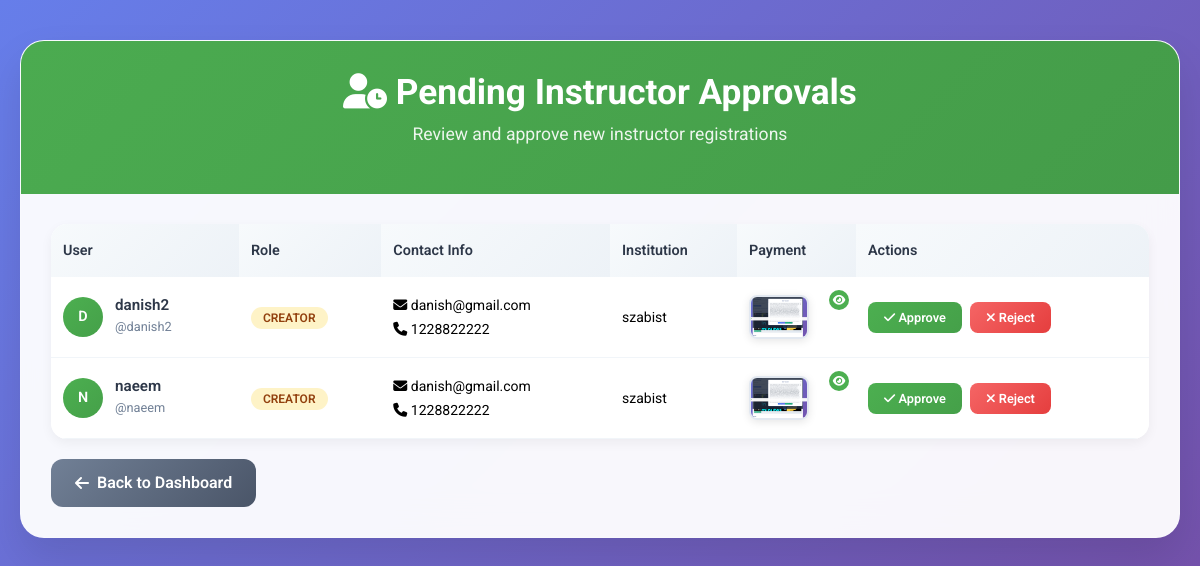
Page /admin/pending_approvals (signed in) on the committed database.
### tables this page shows
CREATE TABLE users
             (id INTEGER PRIMARY KEY, username TEXT UNIQUE, password TEXT, role TEXT, avatar TEXT, display_name TEXT, bio TEXT, notif_forum INTEGER DEFAULT 1, notif_grades INTEGER DEFAULT 1, notif_announcements INTEGER DEFAULT 1, dark_mode INTEGER DEFAULT 0, badges TEXT, points INTEGER DEFAULT 0, api_token TEXT, is_approved INTEGER DEFAULT 0, full_name TEXT, email TEXT, phone TEXT, institution TEXT, payment_screenshot TEXT, is_blocked INTEGER DEFAULT 0, created_at TEXT, logo TEXT);

### app.py (the view)
@app.route('/admin/pending_approvals')
@login_required
def pending_approvals():
    if current_user.role != 'admin':
        flash('Access denied.')
        return redirect(url_for('home_dashboard'))
    conn = sqlite3.connect('database.db')
    c = conn.cursor()
    c.execute('SELECT id, username, role, full_name, email, phone, institution, payment_screenshot FROM users WHERE is_approved=0 AND role="creator"')
    pending_users = c.fetchall()
    conn.close()
    return render_template('pending_approvals.html', pending_users=pending_users)

### app.py (called while the page is built, shortened)
@contextmanager
def get_db_connection():
    try:
        yield _local.connection
    except Exception:
        _local.connection.rollback()
        raise
    finally:
        pass

@login_manager.user_loader
def load_user(user_id):
    with get_db_connection() as conn:
        c = conn.cursor()
        c.execute('SELECT id, username, role FROM users WHERE id = ?', (user_id,))
        user_data = c.fetchone()
        if user_data:
            return User(user_data[0], user_data[1], user_data[2])
    return None

@app.context_processor
def inject_user_logo():
    if current_user.is_authenticated:
        with get_db_connection() as conn:
            c = conn.cursor()
    return {'user_logo': None}

### templates/pending_approvals.html (shortened to what this page needs)
<!DOCTYPE html>
<html lang="en">
<head>
    <link href="https://cdn.jsdelivr.net/npm/bootstrap@5.3.2/dist/css/bootstrap.min.css" rel="stylesheet">
    <link rel="stylesheet" href="https://cdnjs.cloudflare.com/ajax/libs/font-awesome/6.4.2/css/all.min.css" />
</head>
<body>
    <div class="admin-container">
        <div class="admin-card">
            <div class="admin-header">
                <h1 class="admin-title">
                    <i class="fas fa-user-clock"></i> Pending Instructor Approvals
                </h1>
                <p class="admin-subtitle">Review and approve new instructor registrations</p>
            </div>
            <div class="admin-content">
                {% if pending_users %}
                <div class="approval-table">
                    <div class="table-responsive">
                        <table class="table">
                            <thead>
                                <tr>
                                    <th>User</th>
                                    <th>Role</th>
                                    <th>Contact Info</th>
                                    <th>Institution</th>
                                    <th>Payment</th>
                                    <th>Actions</th>
                                </tr>
                            </thead>
                            <tbody>
                                {% for user in pending_users %}
                                <tr>
                                    <td>
                                        <div class="user-info">
                                            <div class="user-avatar">
                                                {{ user[1][0].upper() }}
                                            </div>
                                            <div class="user-details">
                                                <h6>{{ user[3] or user[1] }}</h6>
                                                <small>@{{ user[1] }}</small>
                                            </div>
                                        </div>
                                    </td>
                                    <td>
                                        <span class="role-badge role-{{ user[2] }}">
                                            {{ user[2] }}
                                        </span>
                                    </td>
                                    <td>
                                        <div>
                                            <small><i class="fas fa-envelope"></i> {{ user[4] or 'N/A' }}</small><br>
                                            <small><i class="fas fa-phone"></i> {{ user[5] or 'N/A' }}</small>
                                        </div>
                                    </td>
                                    <td>
                                        <small>{{ user[6] or 'N/A' }}</small>
                                    </td>
                                    <td>
                                        {% if user[2] == 'creator' and user|length > 7 and user[7] %}
                                        <div class="payment-screenshot" onclick="viewPayment('{{ user[7] }}', '{{ user[3] or user[1] }}')">
                                            <img src="/{{ user[7] }}" alt="Payment Screenshot">
                                            <div class="view-icon">
                                                <i class="fas fa-eye"></i>
                                            </div>
                                        </div>
                                        {% else %}
                                        <small class="text-muted">N/A</small>
                                        {% endif %}
                                    </td>
                                    <td>
                                        <div class="action-buttons">
                                            <form method="POST" action="{{ url_for('approve_user', user_id=user[0]) }}" style="display:inline;">
                                                <button type="submit" class="btn-approve">
                                                    <i class="fas fa-check"></i> Approve
                                                </button>
                                            </form>
                                            <form method="POST" action="{{ url_for('reject_user', user_id=user[0]) }}" style="display:inline;">
                                                <button type="submit" class="btn-reject">
                                                    <i class="fas fa-times"></i> Reject
                                                </button>
                                            </form>
                                        </div>
                                    </td>
                                </tr>
                                {% endfor %}
                            </tbody>
                        </table>
                    </div>
                </div>
                {% else %}
                <div class="empty-state">
                    <i class="fas fa-check-circle"></i>
                    <h5>No pending approvals</h5>
                    <p>All user registrations have been reviewed and processed.</p>
                </div>
                {% endif %}
                <a href="/home" class="back-btn">
                    <i class="fas fa-arrow-left"></i> Back to Dashboard
                </a>
            </div>
        </div>
    </div>
</body>
</html>

### templates/pending_approvals.html (style rules this page uses)
body { font-family: 'Roboto', sans-serif; background: linear-gradient(135deg, #667eea 0%, #764ba2 100%); min-height: 100vh; margin: 0; padding: 0; }
.admin-container { max-width: 1400px; margin: 40px auto; padding: 0 20px; }
.admin-card { background: rgba(255, 255, 255, 0.95); backdrop-filter: blur(20px); border-radius: 24px; box-shadow: 0 20px 40px rgba(0, 0, 0, 0.1); overflow: hidden; border: 1px solid rgba(255, 255, 255, 0.2); }
.admin-header { background: linear-gradient(135deg, #4CAF50 0%, #45a049 100%); padding: 30px; text-align: center; color: white; position: relative; }
.admin-header::before { content: ''; position: absolute; top: 0; left: 0; right: 0; bottom: 0; background: rgba(30,41,59,0.1); opacity: 0.3; }
.admin-title { font-size: 2.2rem; font-weight: 700; margin-bottom: 8px; position: relative; z-index: 1; }
.admin-subtitle { font-size: 1.1rem; opacity: 0.9; position: relative; z-index: 1; }
.admin-content { padding: 30px; }
.approval-table { background: white; border-radius: 16px; overflow: hidden; box-shadow: 0 4px 12px rgba(0, 0, 0, 0.05); }
.table { margin-bottom: 0; }
.table thead th { background: linear-gradient(135deg, #f7fafc 0%, #edf2f7 100%); border: none; padding: 16px 12px; font-weight: 600; color: #2d3748; font-size: 0.9rem; }
.table tbody td { padding: 16px 12px; border: none; border-bottom: 1px solid #f1f5f9; vertical-align: middle; }
.user-info { display: flex; align-items: center; gap: 12px; }
.user-avatar { width: 40px; height: 40px; border-radius: 50%; background: linear-gradient(135deg, #4CAF50 0%, #45a049 100%); display: flex; align-items: center; justify-content: center; color: white; font-weight: 600; font-size: 0.9rem; }
.user-details h6 { margin: 0; font-weight: 600; color: #2d3748; font-size: 0.95rem; }
.user-details small { color: #718096; font-size: 0.8rem; }
.role-badge { padding: 4px 12px; border-radius: 12px; font-size: 0.75rem; font-weight: 600; text-transform: uppercase; }
.role-creator { background: #fef3c7; color: #92400e; }
.payment-screenshot { position: relative; cursor: pointer; transition: transform 0.3s ease; }
.payment-screenshot img { max-width: 60px; max-height: 60px; border-radius: 8px; box-shadow: 0 2px 8px rgba(0, 0, 0, 0.1); border: 2px solid #e2e8f0; }
.payment-screenshot .view-icon { position: absolute; top: -5px; right: -5px; background: #4CAF50; color: white; border-radius: 50%; width: 20px; height: 20px; display: flex; align-items: center; justify-content: center; font-size: 0.7rem; }
.action-buttons { display: flex; gap: 8px; }
.btn-approve { background: linear-gradient(135deg, #4CAF50 0%, #45a049 100%); border: none; border-radius: 8px; padding: 6px 16px; color: white; font-size: 0.8rem; font-weight: 600; transition: all 0.3s ease; }
.btn-reject { background: linear-gradient(135deg, #f56565 0%, #e53e3e 100%); border: none; border-radius: 8px; padding: 6px 16px; color: white; font-size: 0.8rem; font-weight: 600; transition: all 0.3s ease; }
.back-btn { background: linear-gradient(135deg, #718096 0%, #4a5568 100%); border: none; border-radius: 12px; padding: 12px 24px; color: white; font-weight: 600; text-decoration: none; display: inline-flex; align-items: center; gap: 8px; transition: all 0.3s ease; margin-top: 20px; }

### rows in the picture
users: username "D", full_name "danish2", username "danish2", role "CREATOR", email "danish@gmail.com", phone "1228822222", institution "szabist"
users: username "N", full_name "naeem", username "naeem", role "CREATOR", email "danish@gmail.com", phone "1228822222", institution "szabist"
